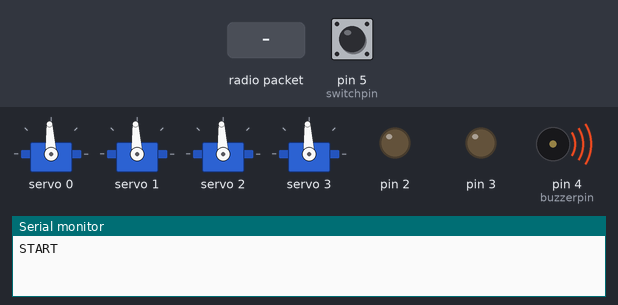
Bench run of a sketch on a simulated Arduino Uno, built with avr-gcc and run on an emulated ATmega328P. On the bench: 4 × servo, output pins drawn as LEDs (lit = HIGH), buzzer (waves = sounding, pin HIGH), the last lines printed to the serial monitor. Inputs (shaded band) come from the test bench; at power-on: pin 5 (switchpin) HIGH. No radio packets arrive unless stated.

Above: at 1.4 s.
1.5 s: pin 5 (switchpin) pulled LOW for 0.15 s
At 2.7 s:
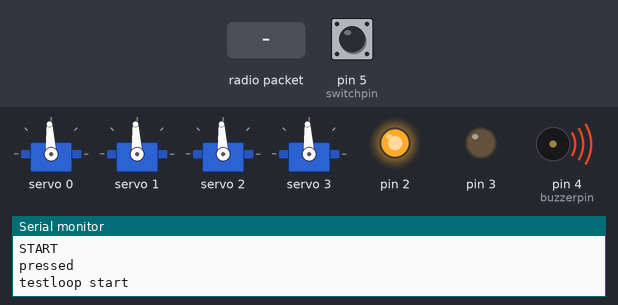
4.5 s: radio packet "pak2" arrives
6.9 s: radio packet "zet1" arrives
At 8.3 s:
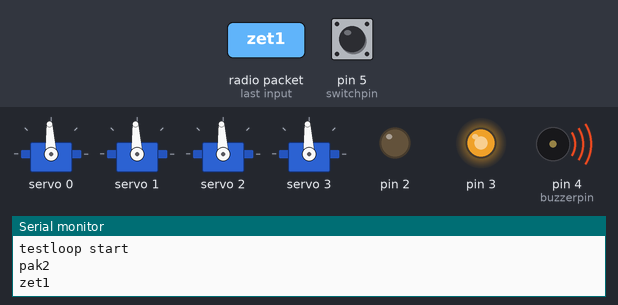
8.6 s: pin 5 (switchpin) pulled LOW for 1 s
At 9.8 s:
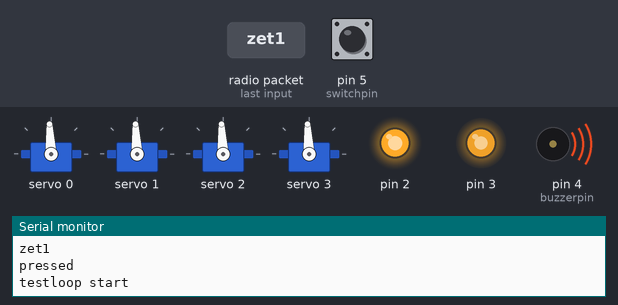
Timing chart, 0 to 13.5 s (numbered marks = the images above; inputs shaded):
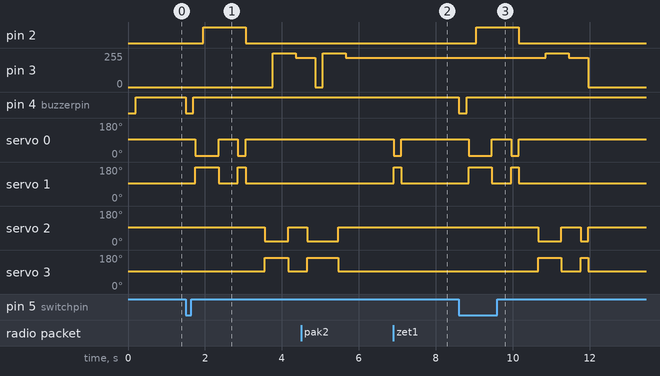

The sketch:

pakker24ghz-receiver.ino
```cpp
#include <RF24.h> // see https://github.com/tmrh20/RF24/
#include <Adafruit_PWMServoDriver.h>
#define buzzerpin 4
#define switchpin 5


RF24 radio(8,9); // CE, CSN
const byte address[6] = "00002";

const int SERVOMIN = 120; // this is the 'minimum' pulse length count (out of 4096)
const int SERVOMAX = 620; // this is the 'maximum' pulse length count (out of 4096)
const int SERVO_MIDDLE = (SERVOMAX-SERVOMIN)/2+SERVOMIN;
const int PULSES_DOWN_ARM1 = 220;
const int PULSES_DOWN_ARM2 = 185;
const int TIMEOUT_MAGNET = 20000;

const int MAGNET_OFF = 0;
const int MAGNET_ON = 255;
const int MAGNET_HOLD = 220;


Adafruit_PWMServoDriver pwm= Adafruit_PWMServoDriver(0x40);

void setup() {
  Serial.begin(9600);

  pinMode(2, OUTPUT);
  pinMode(3, OUTPUT);
  pinMode(4, OUTPUT);

  pinMode(buzzerpin , OUTPUT);
  pinMode(switchpin , INPUT_PULLUP);

  analogWrite(2, MAGNET_OFF);
  analogWrite(3, MAGNET_OFF);


  beep();

  TCCR2B = TCCR2B & B11111000 | B00000001; // for PWM frequency of 31372.55 Hz, avoind zooming of the magnet

  pwm.begin();
  pwm.setPWMFreq(60);  // Analog servos run at ~60 Hz updates
  pwm.setPWM(0, 0, SERVO_MIDDLE );
  pwm.setPWM(1, 0, SERVO_MIDDLE );
  pwm.setPWM(2, 0, SERVO_MIDDLE );
  pwm.setPWM(3, 0, SERVO_MIDDLE );


  if (!radio.begin()) {
    Serial.println(F("radio hardware is not responding!!"));
    errorbeep();
    while (1) {} // hold in infinite loop
  }
  radio.openReadingPipe(0, address);
  radio.setChannel(108); // channel with less noise
  radio.setPALevel(RF24_PA_LOW);
  radio.setDataRate(RF24_250KBPS);
  radio.setPayloadSize(sizeof("pak1"));
  radio.setCRCLength(RF24_CRC_8);
  radio.startListening();
  analogWrite(2, MAGNET_OFF);
  Serial.println("START");

}

unsigned long lastGrapTime1 = 0;
unsigned long lastGrapTime2 = 0;
unsigned long currentTime = 0;

boolean oldButtonState = true;


void loop() {
  boolean buttonState = digitalRead(switchpin);
  if (!buttonState &&  oldButtonState){
    Serial.println("pressed");
    beep();
    testloop();
  }
  oldButtonState = buttonState;


  currentTime =millis();
  if (lastGrapTime1!=-1 && (currentTime-lastGrapTime1)>TIMEOUT_MAGNET){
    // drop piece
    analogWrite(2, MAGNET_OFF);
    lastGrapTime1 = -1;
  }
  if (lastGrapTime2!=-1 && (currentTime-lastGrapTime2)>TIMEOUT_MAGNET){
    // drop piece
    analogWrite(3, MAGNET_OFF);
    lastGrapTime2 = -1;
  }


  if (radio.available()) {
    char text[32] = "";
    radio.read(&text, sizeof(text));
    if(strcmp(text, "pak1") == 0){
      pak1();
    }
    if(strcmp(text, "zet1") == 0){
      zet1();
    }

    if(strcmp(text, "pak2") == 0){
      pak2();
    }

    if(strcmp(text, "zet2") == 0){
      zet2();
    }
    if(strcmp(text, "") != 0){
      Serial.println(text);
    }
  }
}

void pak1(){
       pwm.setPWM(0, 0, SERVO_MIDDLE - PULSES_DOWN_ARM1 );
       pwm.setPWM(1, 0, SERVO_MIDDLE + PULSES_DOWN_ARM1 );
       delay(200);
       analogWrite(2, MAGNET_ON);
       delay(400);
       pwm.setPWM(0, 0, SERVO_MIDDLE);
       pwm.setPWM(1, 0, SERVO_MIDDLE);
       delay(200);
       analogWrite(2, MAGNET_HOLD);
       lastGrapTime1 = millis();
}

void pak2(){
       pwm.setPWM(2, 0, SERVO_MIDDLE - PULSES_DOWN_ARM2 );
       pwm.setPWM(3, 0, SERVO_MIDDLE + PULSES_DOWN_ARM2 );
       delay(200);
       analogWrite(3, MAGNET_ON);
       delay(400);
       pwm.setPWM(2, 0, SERVO_MIDDLE);
       pwm.setPWM(3, 0, SERVO_MIDDLE);
       delay(200);
       analogWrite(3, MAGNET_HOLD);
       lastGrapTime2 = millis();
}

void zet1(){
       pwm.setPWM(0, 0, SERVO_MIDDLE - PULSES_DOWN_ARM1 );
       pwm.setPWM(1, 0, SERVO_MIDDLE + PULSES_DOWN_ARM1 );
       delay(200);
       analogWrite(2, MAGNET_OFF);
       pwm.setPWM(0, 0, SERVO_MIDDLE);
       pwm.setPWM(1, 0, SERVO_MIDDLE);
       lastGrapTime1 = -1;
}

void zet2(){
       pwm.setPWM(2, 0, SERVO_MIDDLE - PULSES_DOWN_ARM2 );
       pwm.setPWM(3, 0, SERVO_MIDDLE + PULSES_DOWN_ARM2 );
       delay(200);
       analogWrite(3, MAGNET_OFF);
       pwm.setPWM(2, 0, SERVO_MIDDLE);
       pwm.setPWM(3, 0, SERVO_MIDDLE);
       lastGrapTime2 = -1;
}


void testloop(){
  Serial.println("testloop start");
  pak1();
  delay(300);
  zet1();
  delay(500);
  pak2();
  delay(300);
  zet2();

}


void errorbeep(){
  beep();
  beep();
  beep();
  beep();
}


void beep(){
    analogWrite(buzzerpin , 0);
    delay(200);
    analogWrite(buzzerpin , 255);
    delay(50);
}
```

Measured:
- after the input at 1.5 s, pin 2: LOW → HIGH after 0.45 s, → LOW 1.1 s later; pin 3: 0/255 → 255/255 after 2.3 s, → 220/255 0.60 s later
- after the input at 6.9 s, servo 0: 93° → 6° at once, → 93° 0.20 s later; servo 1: 93° → 180° at once, → 93° 0.20 s later
- after the input at 8.6 s, pin 2: LOW → HIGH after 0.45 s, → LOW 1.1 s later; pin 3: 220/255 → 255/255 after 2.3 s, → 220/255 0.60 s later, → 0/255 0.50 s later
